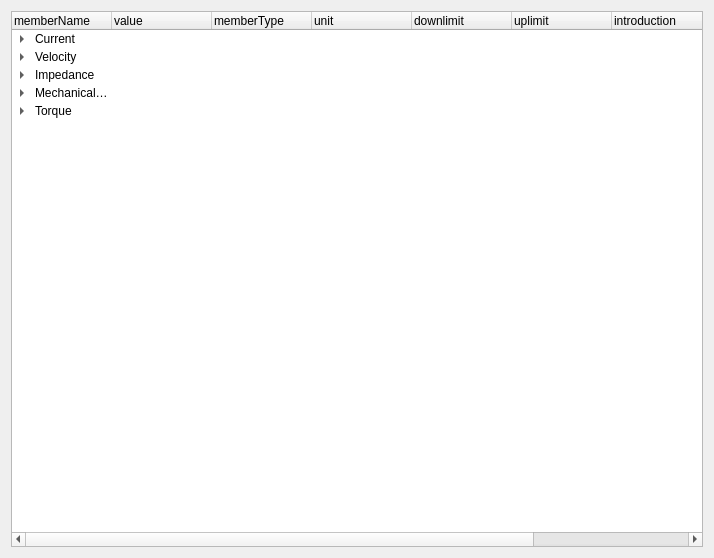
<?xml version="1.0" encoding="UTF-8"?>
<ui version="4.0">
 <class>Form</class>
 <widget class="QWidget" name="Form">
  <property name="geometry">
   <rect>
    <x>0</x>
    <y>0</y>
    <width>714</width>
    <height>558</height>
   </rect>
  </property>
  <property name="windowTitle">
   <string>Form</string>
  </property>
  <layout class="QVBoxLayout" name="verticalLayout">
   <item>
    <widget class="QTreeWidget" name="treeWidget">
     <column>
      <property name="text">
       <string>memberName</string>
      </property>
     </column>
     <column>
      <property name="text">
       <string>value</string>
      </property>
     </column>
     <column>
      <property name="text">
       <string>memberType</string>
      </property>
     </column>
     <column>
      <property name="text">
       <string>unit</string>
      </property>
     </column>
     <column>
      <property name="text">
       <string>downlimit</string>
      </property>
     </column>
     <column>
      <property name="text">
       <string>uplimit</string>
      </property>
     </column>
     <column>
      <property name="text">
       <string>introduction</string>
      </property>
     </column>
     <column>
      <property name="text">
       <string>framAddr</string>
      </property>
     </column>
     <column>
      <property name="text">
       <string>chineseName</string>
      </property>
     </column>
     <item>
      <property name="text">
       <string>Current</string>
      </property>
      <property name="text">
       <string/>
      </property>
      <property name="text">
       <string/>
      </property>
      <property name="text">
       <string/>
      </property>
      <property name="text">
       <string/>
      </property>
      <property name="text">
       <string/>
      </property>
      <property name="text">
       <string/>
      </property>
      <property name="text">
       <string/>
      </property>
      <property name="text">
       <string>电流</string>
      </property>
      <item>
       <property name="text">
        <string>gSevDrv.sev_obj.cur.mot.Irat_1</string>
       </property>
       <property name="text">
        <string>3.3</string>
       </property>
       <property name="text">
        <string>Uint16</string>
       </property>
       <property name="text">
        <string>A</string>
       </property>
       <property name="text">
        <string>0</string>
       </property>
       <property name="text">
        <string>0</string>
       </property>
       <property name="text">
        <string>NULL</string>
       </property>
       <property name="text">
        <string>100</string>
       </property>
       <property name="text">
        <string>额定电流</string>
       </property>
      </item>
      <item>
       <property name="text">
        <string>gSevDrv.sev_obj.cur.mot.Imax_1</string>
       </property>
       <property name="text">
        <string>10</string>
       </property>
       <property name="text">
        <string>Uint16</string>
       </property>
       <property name="text">
        <string>A</string>
       </property>
       <property name="text">
        <string>0</string>
       </property>
       <property name="text">
        <string>0</string>
       </property>
       <property name="text">
        <string>NULL</string>
       </property>
       <property name="text">
        <string>101</string>
       </property>
       <property name="text">
        <string>峰值电流</string>
       </property>
      </item>
     </item>
     <item>
      <property name="text">
       <string>Velocity</string>
      </property>
      <property name="text">
       <string/>
      </property>
      <property name="text">
       <string/>
      </property>
      <property name="text">
       <string/>
      </property>
      <property name="text">
       <string/>
      </property>
      <property name="text">
       <string/>
      </property>
      <property name="text">
       <string/>
      </property>
      <property name="text">
       <string/>
      </property>
      <property name="text">
       <string>速度</string>
      </property>
      <item>
       <property name="text">
        <string>gSevDrv.sev_obj.cur.mot.Sct_1</string>
       </property>
       <property name="text">
        <string>3000</string>
       </property>
       <property name="text">
        <string>Uint16</string>
       </property>
       <property name="text">
        <string>rpm</string>
       </property>
       <property name="text">
        <string>0</string>
       </property>
       <property name="text">
        <string>0</string>
       </property>
       <property name="text">
        <string>NULL</string>
       </property>
       <property name="text">
        <string>102</string>
       </property>
       <property name="text">
        <string>额定转速</string>
       </property>
      </item>
      <item>
       <property name="text">
        <string>gSevDrv.sev_obj.cur.mot.Srat_1</string>
       </property>
       <property name="text">
        <string>200</string>
       </property>
       <property name="text">
        <string>Uint16</string>
       </property>
       <property name="text">
        <string>%</string>
       </property>
       <property name="text">
        <string>0</string>
       </property>
       <property name="text">
        <string>0</string>
       </property>
       <property name="text">
        <string>NULL</string>
       </property>
       <property name="text">
        <string>103</string>
       </property>
       <property name="text">
        <string>过速百分比</string>
       </property>
      </item>
      <item>
       <property name="text">
        <string>gSevDrv.sev_obj.cur.mot.Nos_1</string>
       </property>
       <property name="text">
        <string>5000</string>
       </property>
       <property name="text">
        <string>Uint16</string>
       </property>
       <property name="text">
        <string>rpm</string>
       </property>
       <property name="text">
        <string>0</string>
       </property>
       <property name="text">
        <string>0</string>
       </property>
       <property name="text">
        <string>NULL</string>
       </property>
       <property name="text">
        <string>104</string>
       </property>
       <property name="text">
        <string>最大转速</string>
       </property>
      </item>
     </item>
     <item>
      <property name="text">
       <string>Impedance</string>
      </property>
      <property name="text">
       <string/>
      </property>
      <property name="text">
       <string/>
      </property>
      <property name="text">
       <string/>
      </property>
      <property name="text">
       <string/>
      </property>
      <property name="text">
       <string/>
      </property>
      <property name="text">
       <string/>
      </property>
      <property name="text">
       <string/>
      </property>
      <property name="text">
       <string>阻抗</string>
      </property>
      <item>
       <property name="text">
        <string>gSevDrv.sev_obj.cur.mot.Rm_1</string>
       </property>
       <property name="text">
        <string>0.93</string>
       </property>
       <property name="text">
        <string>Uint16</string>
       </property>
       <property name="text">
        <string>Ohm	</string>
       </property>
       <property name="text">
        <string>0</string>
       </property>
       <property name="text">
        <string>0</string>
       </property>
       <property name="text">
        <string>NULL</string>
       </property>
       <property name="text">
        <string>112</string>
       </property>
       <property name="text">
        <string>绕线电阻</string>
       </property>
      </item>
      <item>
       <property name="text">
        <string>gSevDrv.sev_obj.cur.mot.Ldm_1</string>
       </property>
       <property name="text">
        <string>5</string>
       </property>
       <property name="text">
        <string>Uint16</string>
       </property>
       <property name="text">
        <string>mH</string>
       </property>
       <property name="text">
        <string>0</string>
       </property>
       <property name="text">
        <string>0</string>
       </property>
       <property name="text">
        <string>NULL</string>
       </property>
       <property name="text">
        <string>110</string>
       </property>
       <property name="text">
        <string>d轴电感</string>
       </property>
      </item>
      <item>
       <property name="text">
        <string>gSevDrv.sev_obj.cur.mot.Lqm_1</string>
       </property>
       <property name="text">
        <string>5</string>
       </property>
       <property name="text">
        <string>Uint16</string>
       </property>
       <property name="text">
        <string>mH</string>
       </property>
       <property name="text">
        <string>0</string>
       </property>
       <property name="text">
        <string>0</string>
       </property>
       <property name="text">
        <string>NULL</string>
       </property>
       <property name="text">
        <string>111</string>
       </property>
       <property name="text">
        <string>q轴电感</string>
       </property>
      </item>
     </item>
     <item>
      <property name="text">
       <string>MechanicalParameter</string>
      </property>
      <property name="text">
       <string/>
      </property>
      <property name="text">
       <string/>
      </property>
      <property name="text">
       <string/>
      </property>
      <property name="text">
       <string/>
      </property>
      <property name="text">
       <string/>
      </property>
      <property name="text">
       <string/>
      </property>
      <property name="text">
       <string/>
      </property>
      <property name="text">
       <string>机械参数</string>
      </property>
      <item>
       <property name="text">
        <string>gSevDrv.sev_obj.cur.mot.Jm_1</string>
       </property>
       <property name="text">
        <string>44</string>
       </property>
       <property name="text">
        <string>Uint32</string>
       </property>
       <property name="text">
        <string>10^-6.kg.m^2</string>
       </property>
       <property name="text">
        <string>0</string>
       </property>
       <property name="text">
        <string>0</string>
       </property>
       <property name="text">
        <string>NULL</string>
       </property>
       <property name="text">
        <string>114</string>
       </property>
       <property name="text">
        <string>电机转动惯量</string>
       </property>
      </item>
      <item>
       <property name="text">
        <string>gSevDrv.sev_obj.cur.mot.Jrat_1</string>
       </property>
       <property name="text">
        <string>0</string>
       </property>
       <property name="text">
        <string>Uint16</string>
       </property>
       <property name="text">
        <string>%</string>
       </property>
       <property name="text">
        <string>0</string>
       </property>
       <property name="text">
        <string>0</string>
       </property>
       <property name="text">
        <string>NULL</string>
       </property>
       <property name="text">
        <string>116</string>
       </property>
       <property name="text">
        <string>惯量比</string>
       </property>
      </item>
      <item>
       <property name="text">
        <string>gSevDrv.sev_obj.cur.mot.Fm_1</string>
       </property>
       <property name="text">
        <string>0</string>
       </property>
       <property name="text">
        <string>Uint16</string>
       </property>
       <property name="text">
        <string>10^-4.N.m/(rad/s)</string>
       </property>
       <property name="text">
        <string>0</string>
       </property>
       <property name="text">
        <string>0</string>
       </property>
       <property name="text">
        <string>NULL</string>
       </property>
       <property name="text">
        <string>117</string>
       </property>
       <property name="text">
        <string>摩擦系数</string>
       </property>
      </item>
      <item>
       <property name="text">
        <string>gSevDrv.sev_obj.cur.mot.PPN_1</string>
       </property>
       <property name="text">
        <string>4</string>
       </property>
       <property name="text">
        <string>Uint16</string>
       </property>
       <property name="text">
        <string>对</string>
       </property>
       <property name="text">
        <string>0</string>
       </property>
       <property name="text">
        <string>0</string>
       </property>
       <property name="text">
        <string>NULL</string>
       </property>
       <property name="text">
        <string>106</string>
       </property>
       <property name="text">
        <string>极对数</string>
       </property>
      </item>
     </item>
     <item>
      <property name="text">
       <string>Torque</string>
      </property>
      <property name="text">
       <string/>
      </property>
      <property name="text">
       <string/>
      </property>
      <property name="text">
       <string/>
      </property>
      <property name="text">
       <string/>
      </property>
      <property name="text">
       <string/>
      </property>
      <property name="text">
       <string/>
      </property>
      <property name="text">
       <string/>
      </property>
      <property name="text">
       <string>力矩参数</string>
      </property>
      <item>
       <property name="text">
        <string>gSevDrv.sev_obj.cur.mot.Tqr_1</string>
       </property>
       <property name="text">
        <string>1.3</string>
       </property>
       <property name="text">
        <string>Uint16</string>
       </property>
       <property name="text">
        <string>N.m</string>
       </property>
       <property name="text">
        <string>0</string>
       </property>
       <property name="text">
        <string>0</string>
       </property>
       <property name="text">
        <string>NULL</string>
       </property>
       <property name="text">
        <string>105</string>
       </property>
       <property name="text">
        <string>额定转矩</string>
       </property>
      </item>
      <item>
       <property name="text">
        <string>gSevDrv.sev_obj.cur.mot.PHIm_1</string>
       </property>
       <property name="text">
        <string>20</string>
       </property>
       <property name="text">
        <string>Uint16</string>
       </property>
       <property name="text">
        <string>mV/rpm</string>
       </property>
       <property name="text">
        <string>0</string>
       </property>
       <property name="text">
        <string>0</string>
       </property>
       <property name="text">
        <string>NULL</string>
       </property>
       <property name="text">
        <string>108</string>
       </property>
       <property name="text">
        <string>反电动势系数</string>
       </property>
      </item>
      <item>
       <property name="text">
        <string>gSevDrv.sev_obj.cur.mot.Vmax_1</string>
       </property>
       <property name="text">
        <string>150</string>
       </property>
       <property name="text">
        <string>Uint16</string>
       </property>
       <property name="text">
        <string>V</string>
       </property>
       <property name="text">
        <string>0</string>
       </property>
       <property name="text">
        <string>0</string>
       </property>
       <property name="text">
        <string>NULL</string>
       </property>
       <property name="text">
        <string>107</string>
       </property>
       <property name="text">
        <string>最大电压</string>
       </property>
      </item>
     </item>
    </widget>
   </item>
  </layout>
 </widget>
 <resources/>
 <connections/>
</ui>
